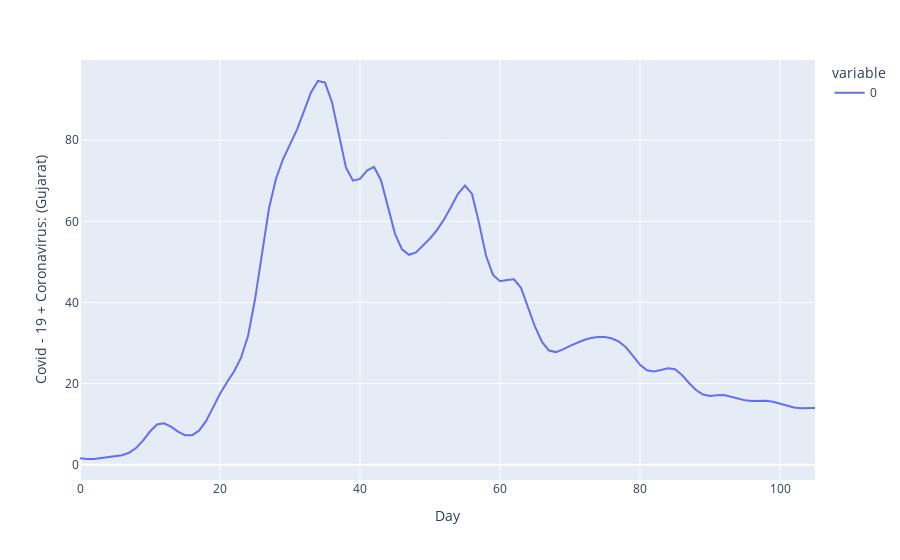

Notebook code cell kept with this figure:
### Code cell
fg = px.line(gam2.predict(X2))
fg.update_xaxes(title_text='Day')
fg.update_yaxes(title_text='Covid - 19 + Coronavirus: (Gujarat)')

### Figure 1 — Plotly figure (JSON) as saved in the notebook; plotly's stock layout.template omitted (floating-point values rounded to 4 significant figures)
{"data": [{"hovertemplate": "variable=0<br>index=%{x}<br>value=%{y}<extra></extra>", "legendgroup": "0", "line": {"color": "#636efa", "dash": "solid"}, "mode": "lines", "name": "0", "orientation": "v", "showlegend": true, "type": "scatter", "x": [0, 1, 2, 3, 4, 5, 6, 7, 8, 9, 10, 11, 12, 13, 14, 15, 16, 17, 18, 19, 20, 21, 22, 23, 24, 25, 26, 27, 28, 29, 30, 31, 32, 33, 34, 35, 36, 37, 38, 39, 40, 41, 42, 43, 44, 45, 46, 47, 48, 49, 50, 51, 52, 53, 54, 55, 56, 57, 58, 59, 60, 61, 62, 63, 64, 65, 66, 67, 68, 69, 70, 71, 72, 73, 74, 75, 76, 77, 78, 79, 80, 81, 82, 83, 84, 85, 86, 87, 88, 89, 90, 91, 92, 93, 94, 95, 96, 97, 98, 99, 100, 101, 102, 103, 104, 105], "xaxis": "x", "y": [1.619, 1.422, 1.412, 1.598, 1.875, 2.088, 2.335, 2.938, 4.123, 5.938, 8.187, 9.922, 10.22, 9.381, 8.179, 7.279, 7.241, 8.396, 10.75, 14.08, 17.52, 20.34, 22.98, 26.34, 31.73, 40.73, 52.5, 63.25, 70.53, 75.32, 78.98, 82.65, 87.19, 91.78, 94.62, 94.22, 89.4, 80.94, 73.27, 70.06, 70.49, 72.55, 73.43, 70.16, 63.4, 56.93, 53.12, 51.77, 52.35, 53.97, 55.8, 57.85, 60.45, 63.55, 66.81, 68.84, 66.77, 59.64, 51.6, 46.81, 45.27, 45.55, 45.72, 43.61, 39.02, 34.02, 30.26, 28.16, 27.77, 28.44, 29.31, 30.09, 30.75, 31.24, 31.51, 31.49, 31.13, 30.34, 28.94, 26.83, 24.63, 23.28, 22.97, 23.33, 23.8, 23.56, 22.13, 20.17, 18.42, 17.29, 16.97, 17.15, 17.17, 16.78, 16.26, 15.87, 15.69, 15.74, 15.78, 15.52, 15.01, 14.49, 14.11, 13.91, 13.9, 14.0], "yaxis": "y"}], "layout": {"legend": {"title": {"text": "variable"}, "tracegroupgap": 0}, "margin": {"t": 60}, "xaxis": {"anchor": "y", "domain": [0, 1], "title": {"text": "Day"}}, "yaxis": {"anchor": "x", "domain": [0, 1], "title": {"text": "Covid - 19 + Coronavirus: (Gujarat)"}}}}
